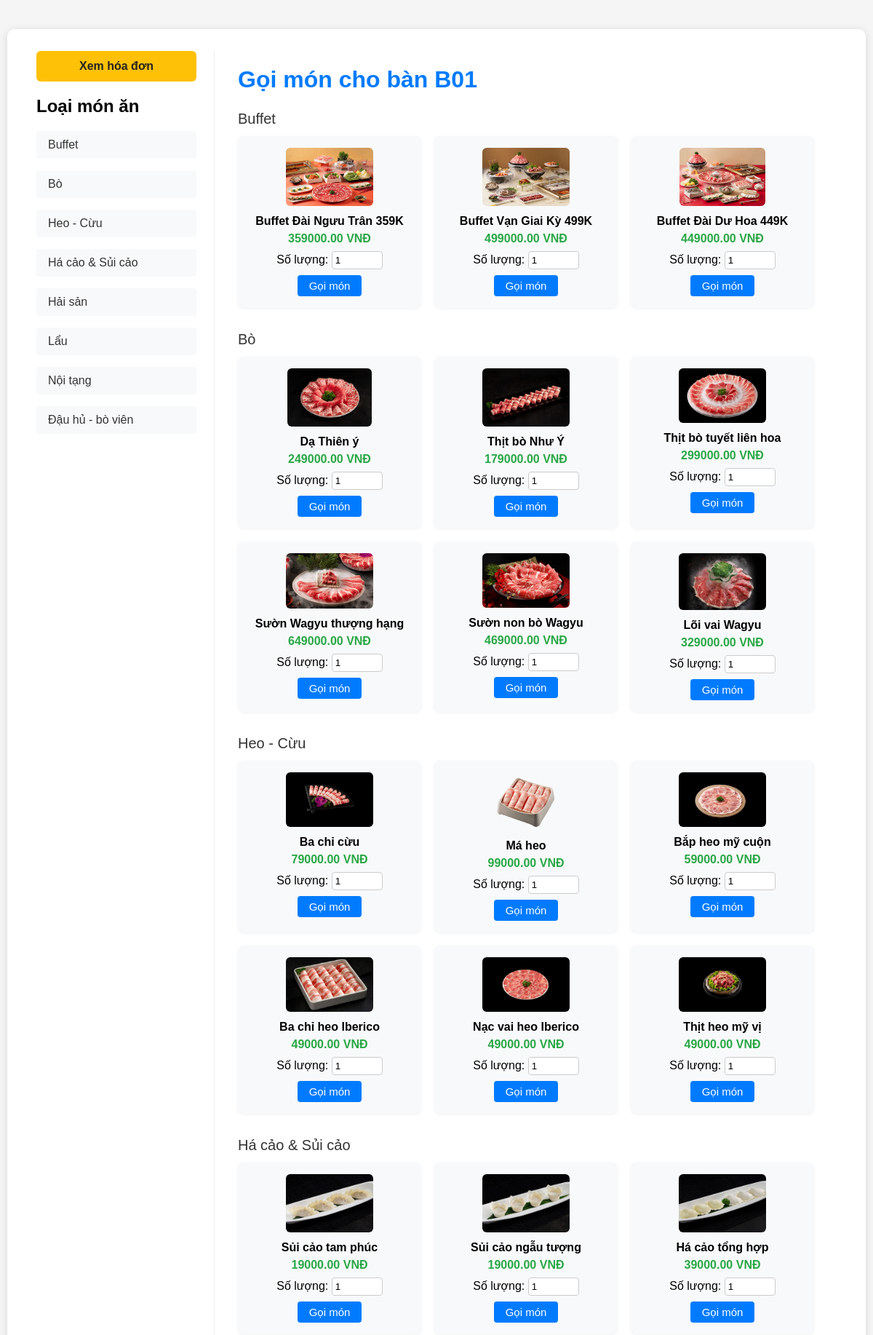
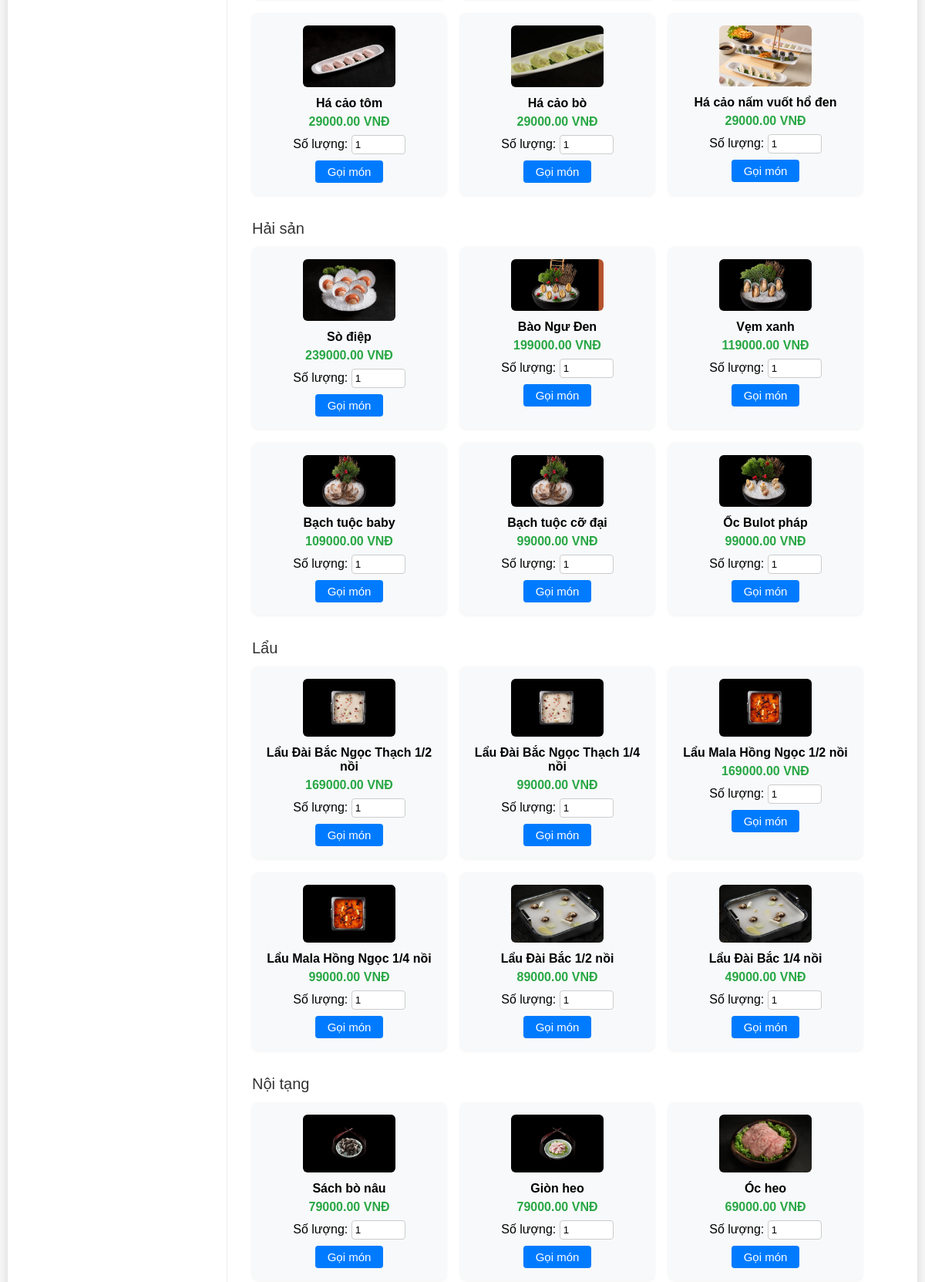
Page /user/goi-mon/5/ (upper part) on the committed database (2 pictures, top to bottom).
### account/models.py (models this page shows, shortened)
class LoaiMonAn(models.Model):
    TenLoaiMon = models.CharField(max_length=100)

class BanAn(models.Model):
    SoBan = models.CharField(max_length=20)  # Số bàn hoặc mã bàn
    TrangThai = models.BooleanField(default=True)  # True: Trống, False: Đã có người
    Khu = models.ForeignKey(KhuBanAn, on_delete=models.CASCADE)

class MonAn(models.Model):
    IdLoaiMonAn = models.ForeignKey(LoaiMonAn, on_delete=models.CASCADE)
    TenMonAn = models.CharField(max_length=100)
    Anh = models.CharField(max_length=255)  # Đổi sang CharField để lưu đường dẫn ảnh
    DonGia = models.DecimalField(max_digits=12, decimal_places=2)
    TrangThai = models.BooleanField(default=True)  # Luôn mặc định là còn

### UserInterface/views.py (the view, shortened to what this page needs)
# urls.py: path('goi-mon/<int:ban_id>/', views.goi_mon_view, name='goi_mon'),
def goi_mon_view(request, ban_id):
    ban = get_object_or_404(BanAn, id=ban_id)
    if ban.TrangThai:
        return HttpResponseForbidden('Bàn này chưa được mở!')
    session_key = f"ban_{ban_id}_active"
    if not request.session.get(session_key):
        request.session[session_key] = True
    else:
        pass
    selected_loai = request.GET.get('loai', '')
    hoadon = HoaDon.objects.filter(Ban=ban, TrangThai=False).order_by('-time').first()
    loai_monan_list = LoaiMonAn.objects.all().order_by('TenLoaiMon')
    data = []
    for loai in loai_monan_list:
        monan = MonAn.objects.filter(IdLoaiMonAn=loai, TrangThai=True)
        data.append({'loai': loai, 'monan_list': monan})
    context = {
        'ban': ban,
        'data': data,
        'selected_loai': selected_loai,
    }
    return render(request, 'goi_mon.html', context)

### UserInterface/templates/goi_mon.html (shortened to what this page needs)
<!DOCTYPE html>
<html lang="vi">
<head>
</head>
<body>
    <div class="container">
        <div class="khu-list">
            <button onclick="showHoaDonModal()" style="display:block;width:100%;padding:12px 0;background:#ffc107;color:#222;text-align:center;border-radius:6px;text-decoration:none;font-weight:bold;margin-bottom:18px;border:none;cursor:pointer;font-size:16px;">Xem hóa đơn</button>
            <h2>Loại món ăn</h2>
            {% for group in data %}
                <div class="khu-item">
                    <a href="?loai={{ group.loai.id }}" class="khu-link{% if group.loai.id|stringformat:'s' == selected_loai %} selected{% endif %}">{{ group.loai.TenLoaiMon }}</a>
                </div>
            {% endfor %}
        </div>
        <div class="banan-list">
            <h1>Gọi món cho bàn {{ ban.SoBan }}</h1>
            {% for group in data %}
                {% if not selected_loai or group.loai.id|stringformat:'s' == selected_loai %}
                <div class="loai-block">
                    <div class="loai-title">{{ group.loai.TenLoaiMon }}</div>
                    <div class="monan-list">
                        {% for monan in group.monan_list %}
                            <div class="monan-item">
                                <img src="{{ monan.Anh }}" alt="Ảnh món ăn">
                                <div class="ten">{{ monan.TenMonAn }}</div>
                                <div class="gia">{{ monan.DonGia }} VNĐ</div>
                                <form method="post" action="">
                                    <label>Số lượng:</label>
                                    <input type="number" name="so_luong" min="1" value="1" required>
                                    <button type="submit">Gọi món</button>
                                </form>
                            </div>
                        {% empty %}
                            <div>Không có món ăn nào.</div>
                        {% endfor %}
                    </div>
                </div>
                {% endif %}
            {% endfor %}
        </div>
    </div>
</body>
</html>

### UserInterface/templates/goi_mon.html (style rules this page uses)
body { font-family: Arial, sans-serif; background: #f5f5f5; }
.container { max-width: 1100px; margin: 40px auto; background: #fff; padding: 30px 40px; border-radius: 10px; box-shadow: 0 2px 12px rgba(0,0,0,0.12); display: flex; }
.khu-list { width: 220px; border-right: 1px solid #eee; padding-right: 24px; }
.khu-item { margin-bottom: 16px; }
.khu-link { display: block; padding: 10px 16px; background: #f8f9fa; border-radius: 4px; color: #333; text-decoration: none; }
.banan-list { flex: 1; padding-left: 32px; }
h1 { color: #007bff; margin-bottom: 24px; }
.loai-block { margin-bottom: 32px; }
.loai-title { font-size: 20px; color: #333; margin-bottom: 12px; }
.monan-list { display: flex; flex-wrap: wrap; gap: 18px; }
.monan-item { background: #f8f9fa; border-radius: 8px; box-shadow: 0 1px 4px rgba(0,0,0,0.06); padding: 16px; width: 220px; text-align: center; }
.monan-item img { max-width: 120px; max-height: 80px; border-radius: 6px; margin-bottom: 8px; }
.monan-item .ten { font-weight: bold; margin-bottom: 6px; }
.monan-item .gia { color: #28a745; font-weight: bold; margin-bottom: 8px; }
.monan-item input[type='number'] { width: 60px; padding: 4px; border-radius: 4px; border: 1px solid #ccc; }
.monan-item button { margin-top: 8px; padding: 6px 16px; background: #007bff; color: #fff; border: none; border-radius: 4px; font-size: 15px; }

### rows in the picture
LoaiMonAn: loai.TenLoaiMon "Buffet"
LoaiMonAn: loai.TenLoaiMon "Bò"
LoaiMonAn: loai.TenLoaiMon "Heo - Cừu"
LoaiMonAn: loai.TenLoaiMon "Há cảo & Sủi cảo"
LoaiMonAn: loai.TenLoaiMon "Hải sản"
LoaiMonAn: loai.TenLoaiMon "Lẩu"
LoaiMonAn: loai.TenLoaiMon "Nội tạng"
LoaiMonAn: loai.TenLoaiMon "Đậu hủ - bò viên"
BanAn: SoBan "B01"
MonAn: Anh (picture), TenMonAn "Buffet Đài Ngưu Trân 359K", DonGia "359000.00"
MonAn: Anh (picture), TenMonAn "Buffet Vạn Giai Kỳ 499K", DonGia "499000.00"
MonAn: Anh (picture), TenMonAn "Buffet Đài Dư Hoa 449K", DonGia "449000.00"
MonAn: Anh (picture), TenMonAn "Dạ Thiên ý", DonGia "249000.00"
MonAn: Anh (picture), TenMonAn "Thịt bò Như Ý", DonGia "179000.00"
MonAn: Anh (picture), TenMonAn "Thịt bò tuyết liên hoa", DonGia "299000.00"
MonAn: Anh (picture), TenMonAn "Sườn Wagyu thượng hạng", DonGia "649000.00"
MonAn: Anh (picture), TenMonAn "Sườn non bò Wagyu", DonGia "469000.00"
MonAn: Anh (picture), TenMonAn "Lõi vai Wagyu", DonGia "329000.00"
MonAn: Anh (picture), TenMonAn "Ba chỉ cừu", DonGia "79000.00"
MonAn: Anh (picture), TenMonAn "Má heo", DonGia "99000.00"
MonAn: Anh (picture), TenMonAn "Bắp heo mỹ cuộn", DonGia "59000.00"
MonAn: Anh (picture), TenMonAn "Ba chỉ heo Iberico", DonGia "49000.00"
MonAn: Anh (picture), TenMonAn "Nạc vai heo Iberico", DonGia "49000.00"
MonAn: Anh (picture), TenMonAn "Thịt heo mỹ vị", DonGia "49000.00"
MonAn: Anh (picture), TenMonAn "Sủi cảo tam phúc", DonGia "19000.00"
MonAn: Anh (picture), TenMonAn "Sủi cảo ngẫu tượng", DonGia "19000.00"
MonAn: Anh (picture), TenMonAn "Há cảo tổng hợp", DonGia "39000.00"
MonAn: Anh (picture), TenMonAn "Há cảo tôm", DonGia "29000.00"
MonAn: Anh (picture), TenMonAn "Há cảo bò", DonGia "29000.00"
MonAn: Anh (picture), TenMonAn "Há cảo nấm vuốt hổ đen", DonGia "29000.00"
MonAn: Anh (picture), TenMonAn "Sò điệp", DonGia "239000.00"
MonAn: Anh (picture), TenMonAn "Bào Ngư Đen", DonGia "199000.00"
MonAn: Anh (picture), TenMonAn "Vẹm xanh", DonGia "119000.00"
MonAn: Anh (picture), TenMonAn "Bạch tuộc baby", DonGia "109000.00"
MonAn: Anh (picture), TenMonAn "Bạch tuộc cỡ đại", DonGia "99000.00"
MonAn: Anh (picture), TenMonAn "Ốc Bulot pháp", DonGia "99000.00"
MonAn: Anh (picture), TenMonAn "Lẩu Đài Bắc Ngọc Thạch 1/2 nồi", DonGia "169000.00"
MonAn: Anh (picture), TenMonAn "Lẩu Đài Bắc Ngọc Thạch 1/4 nồi", DonGia "99000.00"
MonAn: Anh (picture), TenMonAn "Lẩu Mala Hồng Ngọc 1/2 nồi", DonGia "169000.00"
MonAn: Anh (picture), TenMonAn "Lẩu Mala Hồng Ngọc 1/4 nồi", DonGia "99000.00"
MonAn: Anh (picture), TenMonAn "Lẩu Đài Bắc 1/2 nồi", DonGia "89000.00"
MonAn: Anh (picture), TenMonAn "Lẩu Đài Bắc 1/4 nồi", DonGia "49000.00"
MonAn: Anh (picture), TenMonAn "Sách bò nâu", DonGia "79000.00"
MonAn: Anh (picture), TenMonAn "Giòn heo", DonGia "79000.00"
MonAn: Anh (picture), TenMonAn "Óc heo", DonGia "69000.00"
